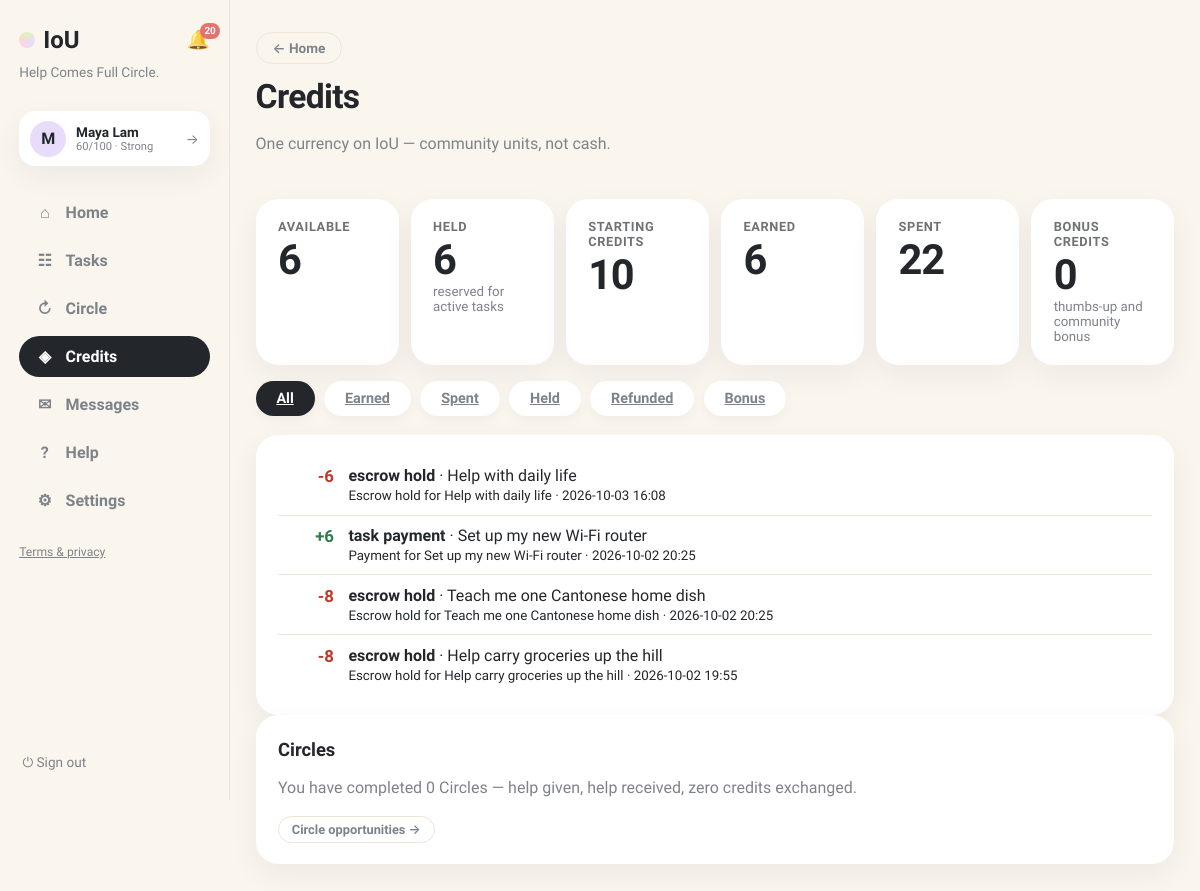
Screenshot of /history (signed in) with the database file from the repository.
### tables this page shows
CREATE TABLE users (
                id INTEGER PRIMARY KEY, name TEXT NOT NULL, email TEXT UNIQUE NOT NULL,
                password TEXT NOT NULL, balance INTEGER NOT NULL DEFAULT 0,
                held_balance INTEGER NOT NULL DEFAULT 0,
                is_moderator INTEGER NOT NULL DEFAULT 0
            , language TEXT NOT NULL DEFAULT 'en', address TEXT, district TEXT, hkid TEXT, address_id TEXT, age INTEGER, birthday TEXT, skills TEXT NOT NULL DEFAULT '', community_helper INTEGER NOT NULL DEFAULT 0, created_at TEXT, consent_analytics INTEGER NOT NULL DEFAULT 0, reliability INTEGER NOT NULL DEFAULT 60, account_status TEXT NOT NULL DEFAULT 'active', analytics_consent INTEGER NOT NULL DEFAULT 0, username TEXT, bio TEXT, verification_identity TEXT NOT NULL DEFAULT 'unverified', verification_neighbourhood TEXT NOT NULL DEFAULT 'unverified', vis_photo INTEGER NOT NULL DEFAULT 1, vis_neighbourhood INTEGER NOT NULL DEFAULT 1, vis_skills INTEGER NOT NULL DEFAULT 1, vis_bio INTEGER NOT NULL DEFAULT 1, vis_completed INTEGER NOT NULL DEFAULT 1, vis_circle INTEGER NOT NULL DEFAULT 1, circle_enabled INTEGER NOT NULL DEFAULT 1);

CREATE TABLE ledger (
                id INTEGER PRIMARY KEY, user_id INTEGER NOT NULL, request_id INTEGER,
                kind TEXT NOT NULL, amount INTEGER NOT NULL, description TEXT NOT NULL,
                created_at TEXT NOT NULL, FOREIGN KEY(user_id) REFERENCES users(id),
                FOREIGN KEY(request_id) REFERENCES requests(id)
            );

CREATE TABLE requests (
                id INTEGER PRIMARY KEY, title TEXT NOT NULL, description TEXT NOT NULL,
                category TEXT NOT NULL, requester_id INTEGER NOT NULL,
                status TEXT NOT NULL DEFAULT 'open', provider_id INTEGER,
                requester_value INTEGER, requester_buffer INTEGER,
                provider_value INTEGER, provider_buffer INTEGER,
                agreed_value INTEGER, negotiation_deadline TEXT,
                effort_minutes INTEGER, complexity INTEGER, quality_score INTEGER,
                completed_at TEXT,
                created_at TEXT NOT NULL, location TEXT, needed_by TEXT, urgency TEXT, meetup_date TEXT, meetup_time TEXT, meetup_location TEXT, preferred_time TEXT, completion_note TEXT, completion_evidence TEXT, confirm_requester INTEGER NOT NULL DEFAULT 0, confirm_provider INTEGER NOT NULL DEFAULT 0, started_at TEXT, provider_completed_at TEXT, requester_confirmed_at TEXT, release_at TEXT, proof_path TEXT, proof_status TEXT, dispute_eligible INTEGER NOT NULL DEFAULT 1, dispute_window_days INTEGER NOT NULL DEFAULT 3, settlement_value INTEGER, circle_id INTEGER, cancel_requested_by INTEGER, cancel_reason TEXT, cancel_compensation INTEGER NOT NULL DEFAULT 0, evidence_required INTEGER NOT NULL DEFAULT 1, duration_minutes INTEGER NOT NULL DEFAULT 0,
                FOREIGN KEY(requester_id) REFERENCES users(id),
                FOREIGN KEY(provider_id) REFERENCES users(id)
            );

### app.py (the view)
@app.get("/history", response_class=HTMLResponse)
def credit_history(request: Request, view: str = "all"):
    user = current_user(request)
    if not user:
        return RedirectResponse("/login", status_code=303)
    kinds = {
        "all": "", "earned": "AND l.amount > 0 AND l.kind IN ('task_payment','welcome_credit')",
        "spent": "AND l.amount < 0 AND l.kind NOT IN ('refund','cancellation_refund')",
        "held": "AND l.kind='escrow_hold'",
        "refunded": "AND l.kind IN ('refund','cancellation_refund')",
        "bonus": "AND l.kind IN ('kudos_bonus','community_test')",
    }
    clause = kinds.get(view, "")
    with db() as connection:
        sql = (
            """SELECT l.*, r.title FROM ledger l LEFT JOIN requests r ON r.id=l.request_id
               WHERE l.user_id=? %s ORDER BY l.created_at DESC""" % clause
        )
        ledger = connection.execute(sql, (user["id"],)).fetchall()
        summary = {
            "available": user["balance"],
            "held": user["held_balance"],
            "starting": 10,
            "earned": connection.execute(
                """SELECT COALESCE(SUM(l.amount),0) s FROM ledger l
                   WHERE l.user_id=? AND l.amount>0 AND l.kind IN ('task_payment','welcome_credit')""",
                (user["id"],)).fetchone()["s"],
            "spent": abs(connection.execute(
                """SELECT COALESCE(SUM(l.amount),0) s FROM ledger l
                   WHERE l.user_id=? AND l.amount<0
                     AND l.kind NOT IN ('refund','cancellation_refund')""",
                (user["id"],)).fetchone()["s"]),
            "bonus": connection.execute(
                """SELECT COALESCE(SUM(l.amount),0) s FROM ledger l
                   WHERE l.user_id=? AND l.kind IN ('kudos_bonus','community_test')""",
                (user["id"],)).fetchone()["s"],
            "circle": connection.execute(
                """SELECT COUNT(DISTINCT cp.id) c FROM chain_proposals cp
                   JOIN chain_members cm ON cm.proposal_id=cp.id
                   WHERE cm.user_id=? AND cp.status='completed'""", (user["id"],)).fetchone()["c"],
        }
    return render(request, "history.html", page="credits", ledger=ledger,
                  summary=summary, view=view, views=list(kinds))

### templates/history.html (shortened to what this page needs)
{% extends "base.html" %}
{% block content %}
<header class="page-head">
  <div>
    <a class="btn-ghost btn-back" href="/">← Home</a>
    <h1 style="margin-top:.8rem">Credits</h1>
    <p class="muted">One currency on IoU — community units, not cash.</p>
  </div>
</header>
<div class="credit-summary">
  <div class="card"><span class="stat-label">Available</span><span class="stat-big {% if summary.available < 0 %}neg{% endif %}">{{ summary.available }}</span></div>
  <div class="card"><span class="stat-label">Held</span><span class="stat-big">{{ summary.held }}</span><small class="muted">reserved for active tasks</small></div>
  <div class="card"><span class="stat-label">Starting credits</span><span class="stat-big">{{ summary.starting }}</span></div>
  <div class="card"><span class="stat-label">Earned</span><span class="stat-big">{{ summary.earned }}</span></div>
  <div class="card"><span class="stat-label">Spent</span><span class="stat-big">{{ summary.spent }}</span></div>
  <div class="card"><span class="stat-label">Bonus credits</span><span class="stat-big">{{ summary.bonus }}</span><small class="muted">thumbs-up and community bonus</small></div>
</div>
<div class="board-tabs">
  {% for key in views %}
  <a class="btab {% if view == key %}active{% endif %}" href="/history?view={{ key }}">{{ key|capitalize }}</a>
  {% endfor %}
</div>
<div class="card">
  <ul class="ledger-list">
  {% for item in ledger %}
    <li><span class="ledger-amount {% if item.amount > 0 %}pos{% else %}neg{% endif %}">{{ '+' if item.amount > 0 else '' }}{{ item.amount }}</span><div><b>{{ item.kind.replace('_',' ') }}</b>{% if item.title %} · {{ item.title }}{% endif %}<br><small>{{ item.description }} · {{ item.created_at[:16]|replace('T',' ') }}</small></div></li>
  {% else %}<li class="empty">Nothing in this category yet.</li>{% endfor %}
  </ul>
</div>
<section class="card">
  <h2>Circles</h2>
  <p class="muted">You have completed {{ summary.circle }} Circle{{ 's' if summary.circle != 1 }} — help given, help received, zero credits exchanged.</p>
  <a class="btn-ghost btn-sm" href="/chain-invitations">Circle opportunities →</a>
</section>
{% endblock %}

### templates/base.html (shortened to what this page needs)
<!doctype html>
<html lang="en"><head><link rel="stylesheet" href="/static/style.css"></head>
<body class="app-body">
<nav class="sidebar">
  <div class="brand-row">
    <a class="brand" href="/"><span class="brand-dot"></span>IoU</a>
    {% if user %}
    <a class="bell {% if page == 'notifications' %}active{% endif %}" href="/notifications" title="Notifications">🔔{% if unread_notifs or unread_msgs %}<span class="bell-badge">{{ (unread_notifs or 0) + (unread_msgs or 0) }}</span>{% endif %}</a>
    {% endif %}
  </div>
  <p class="brand-tag">Help Comes Full Circle.</p>
  {% if user %}
  <a class="side-user" href="/profile" title="Your profile">
    <div class="avatar">{{ user.name[0] }}</div>
    {% set sc = user.reliability if user.reliability is not none else 60 %}
    {% set lab = 'Suspended' if sc <= 0 else ('Restricted' if sc < 30 else ('Limited' if sc < 60 else ('Strong' if sc < 80 else 'Excellent'))) %}
    <div class="sidebar-user-meta"><b>{{ user.name }}</b>
      <small>{{ sc }}/100 · {{ lab }}</small>
    </div>
    <span class="side-user-arrow">→</span>
  </a>
  <div class="nav-links">
    <a class="nav-link {% if page == 'home' %}active{% endif %}" href="/"><span class="nav-ico">⌂</span>Home</a>
    <a class="nav-link {% if page == 'browse' %}active{% endif %}" href="/browse"><span class="nav-ico">☷</span>Tasks</a>
    <a class="nav-link {% if page == 'circle' %}active{% endif %}" href="/chain-invitations"><span class="nav-ico">↻</span>Circle{% if circle_pending %}<span class="unread-dot"></span>{% endif %}</a>
    <a class="nav-link {% if page == 'credits' %}active{% endif %}" href="/history"><span class="nav-ico">◈</span>Credits</a>
    <a class="nav-link {% if page == 'messages' %}active{% endif %}" href="/messages"><span class="nav-ico">✉</span>Messages{% if unread_msgs %}<span class="unread-dot"></span>{% endif %}</a>
    <a class="nav-link {% if page == 'help' %}active{% endif %}" href="/help"><span class="nav-ico">?</span>Help</a>
    <a class="nav-link {% if page == 'account' %}active{% endif %}" href="/account"><span class="nav-ico">⚙</span>Settings</a>
  </div>
  <p class="nav-footer"><a href="/legal">Terms &amp; privacy</a></p>
  <form method="post" action="/logout" class="side-logout"><button class="link-button" title="Sign out">⏻ Sign out</button></form>
  {% else %}
  <div class="nav-links">
    <a class="nav-link" href="/login"><span class="nav-ico">→</span>Sign in</a>
    <a class="nav-link" href="/register"><span class="nav-ico">＋</span>Create account</a>
  </div>
  <p class="nav-footer"><a href="/legal">Terms &amp; privacy</a></p>
  {% endif %}
</nav>
<main class="content {% block content_class %}{% endblock %}">{% block content %}{% endblock %}</main>
</body></html>

### rows the page displays
users: name "M", name "Maya Lam"
ledger: amount "-6", kind.replace "escrow hold", title "Help with daily life", description "Escrow hold for Help with daily life", created_at "2026-10-03 16:08"
ledger: amount "+", amount "6", kind.replace "task payment", title "Set up my new Wi-Fi router", description "Payment for Set up my new Wi-Fi router", created_at "2026-10-02 20:25"
ledger: amount "-8", kind.replace "escrow hold", title "Teach me one Cantonese home dish", description "Escrow hold for Teach me one Cantonese home dish", created_at "2026-10-02 20:25"
ledger: amount "-8", kind.replace "escrow hold", title "Help carry groceries up the hill", description "Escrow hold for Help carry groceries up the hill", created_at "2026-10-02 19:55"

### other values shown
{{ (unread_notifs or 0) + (unread_msgs or 0) }} "20"
{{ sc }} "60"
{{ lab }} "Strong"
{{ summary.available }} "6"
{{ summary.held }} "6"
{{ summary.starting }} "10"
{{ summary.earned }} "6"
{{ summary.spent }} "22"
{{ summary.bonus }} "0"
{{ key|capitalize }} "All" "Earned" "Spent" "Held" "Refunded" "Bonus"
{{ summary.circle }} "0"
{{ 's' if summary.circle != 1 }} "s"
